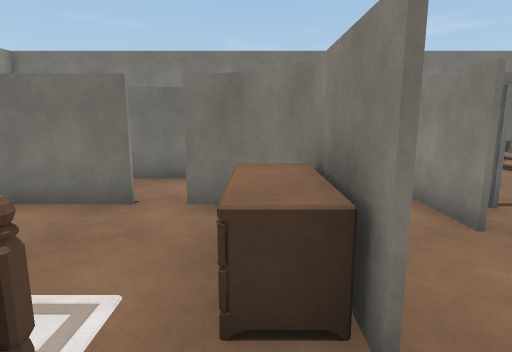
[1] (above)

18 first-person views from a walk through a scene from a Unity 3-D project. The camera is 1.5 m above the floor, tilts 10° down and sees 75° across. The floor is counted in squares, 1 m on a side. Each view is taken from the middle of a square. On the plan, view 1 faces up. The plan holds only what a view shows up to about 15 squares ahead; the rest is blank. Door leaves are left out, so doorways stand open. Surface patterns are stand-ins for the level's own textures.

[2]
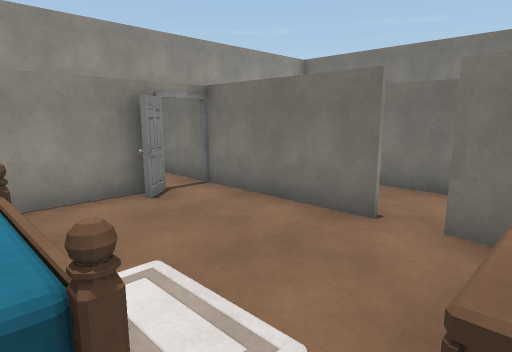

[3]
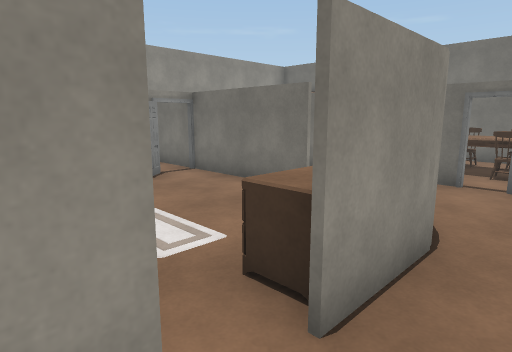

[4]
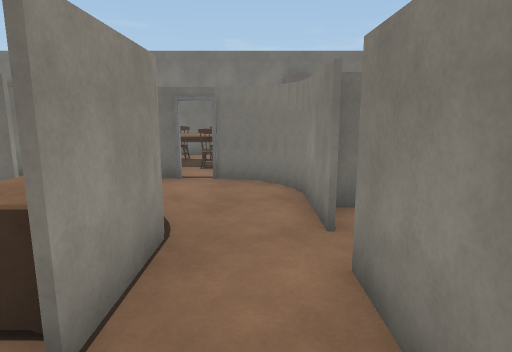

[5]
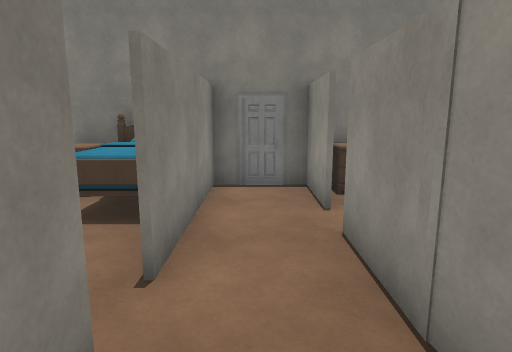

[6]
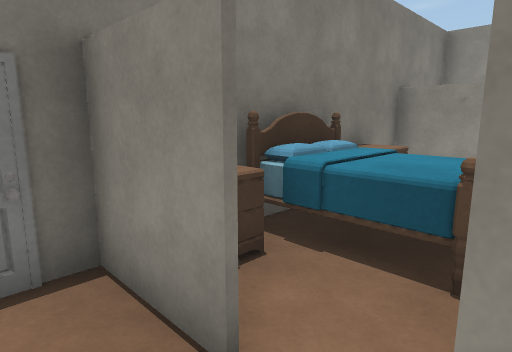

[7]
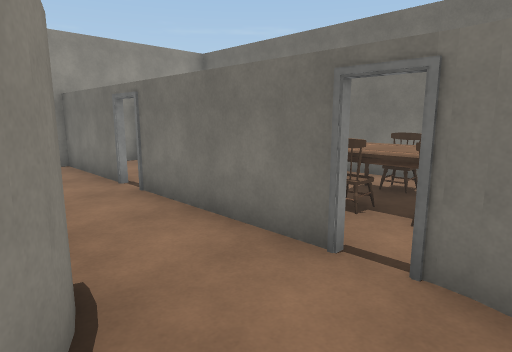

[8]
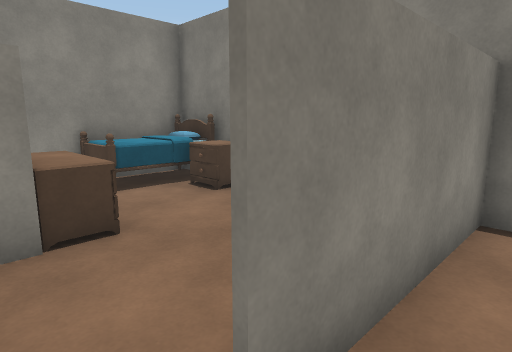

[9]
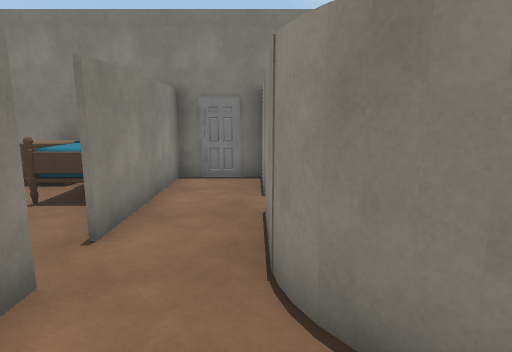

[10]
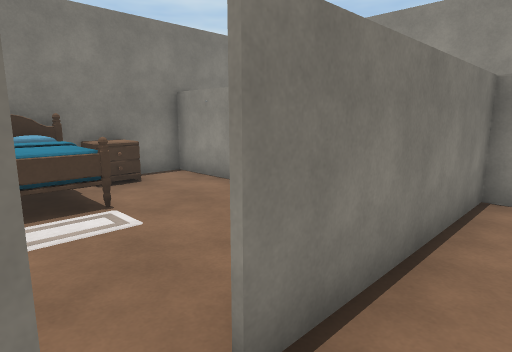

[11]
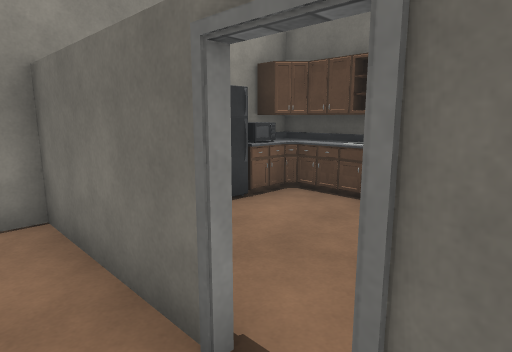

[12]
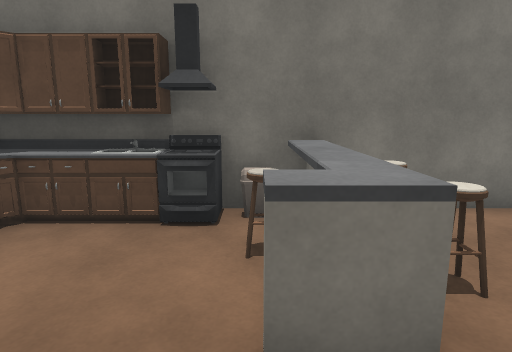

[13]
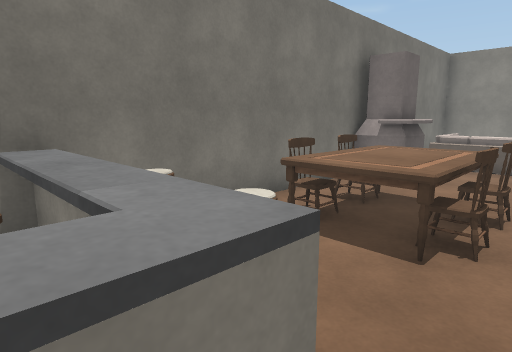

[14]
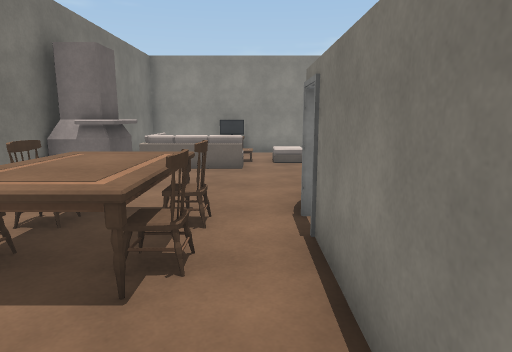

[15]
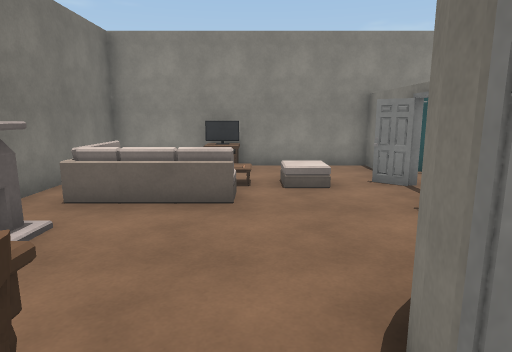

[16]
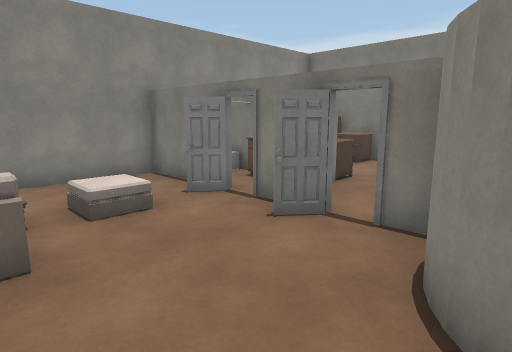

[17]
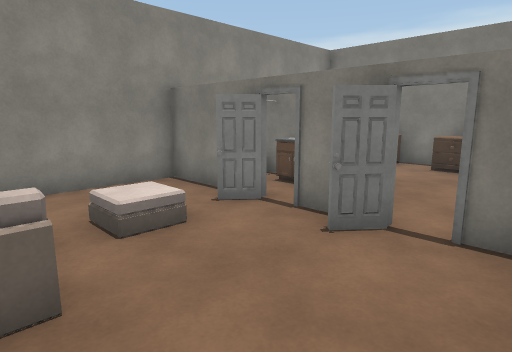

[18]
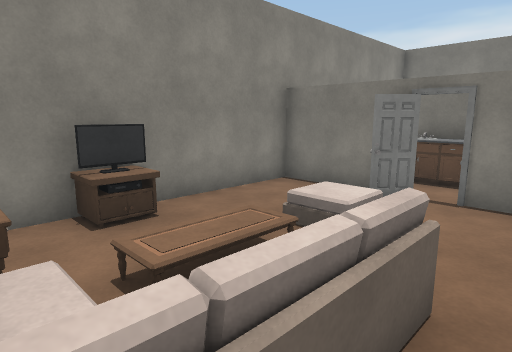

### Floor plan
Ten units are one square. View 1 is at (0, 0); x grows to the right and y downward. Boxes are objects, and circles mark ways between rooms. Rooms are numbered by the first view taken in them; rooms with no view inside come last. Other rooms are left out.
<svg viewBox="-100 -140 210 160">
<path fill="none" stroke="#000" d="M8 -18 8 -40 6 -45M-21 -57 -84 -57M-62 -41 -62 -18M-62 -45 -56 -39M-54 14 -22 14M1 -51 -3 -54M29 -41 29 -64M7 -45 9 -40 9 -18M-2 -55 2 -52M29 -68 26 -74M9 -6 9 15M-1 14 29 14 29 -31M-54 -81 -94 -81M-5 -56 0 -54M2 -81 -46 -81M16 -81 11 -82M-80 -58 -21 -58M26 -74 21 -79 14 -81M27 -71 25 -75M14 -82 19 -81M11 -83 16 -82M23 -78 27 -74 30 -69M25 -76 28 -72M25 -134 -94 -134M32 -56 41 -56M48 -54 48 -57 54 -63M-31 -82 1 -82M58 -56 65 -56M-39 -97 -50 -97M72 -56 78 -63M73 -54 73 -60M84 -56 104 -56 104 -134 58 -134M-64 -129 -83 -129 -89 -123M-81 -128 -86 -124M-64 -126 -84 -126M46 14 90 14M104 4 104 -25M41 -54 32 -54M82 -33 98 -33"/>
<rect x="-55" y="-5" width="20" height="20" fill="#bbb"><title>dresser</title></rect>
<rect x="-35" y="-15" width="30" height="30" fill="#bbb"><title>bed</title></rect>
<rect x="-35" y="-35" width="30" height="20" fill="#bbb"><title>other object</title></rect>
<rect x="-15" y="5" width="20" height="10" fill="#bbb"><title>dresser</title></rect>
<rect x="-5" y="-45" width="10" height="30" fill="#bbb"><title>dresser</title></rect>
<rect x="-95" y="-115" width="10" height="10" fill="#bbb"><title>fridge</title></rect>
<rect x="-95" y="-125" width="10" height="10" fill="#bbb"><title>microwave</title></rect>
<rect x="-65" y="-135" width="10" height="10" fill="#bbb"><title>oven</title></rect>
<rect x="-55" y="-125" width="10" height="10" fill="#bbb"><title>stool</title></rect>
<rect x="-55" y="-135" width="10" height="10" fill="#bbb"><title>other object</title></rect>
<rect x="-45" y="-135" width="10" height="30" fill="#bbb"><title>other object</title></rect>
<rect x="-35" y="-115" width="10" height="10" fill="#bbb"><title>stool</title></rect>
<rect x="-35" y="-125" width="10" height="10" fill="#bbb"><title>other object</title></rect>
<rect x="-15" y="-105" width="10" height="10" fill="#bbb"><title>chair</title></rect>
<rect x="-15" y="-125" width="30" height="30" fill="#bbb"><title>table</title></rect>
<rect x="-15" y="-125" width="10" height="10" fill="#bbb"><title>chair</title></rect>
<rect x="5" y="-105" width="10" height="10" fill="#bbb"><title>chair</title></rect>
<rect x="5" y="-125" width="10" height="10" fill="#bbb"><title>chair</title></rect>
<rect x="25" y="-135" width="20" height="20" fill="#bbb"><title>fireplace</title></rect>
<rect x="55" y="-105" width="10" height="10" fill="#bbb"><title>sofa</title></rect>
<rect x="55" y="-115" width="10" height="10" fill="#bbb"><title>sofa</title></rect>
<rect x="55" y="-125" width="10" height="10" fill="#bbb"><title>sofa</title></rect>
<rect x="75" y="-125" width="10" height="10" fill="#bbb"><title>sofa</title></rect>
<rect x="85" y="-125" width="10" height="10" fill="#bbb"><title>table</title></rect>
<rect x="95" y="-55" width="10" height="10" fill="#bbb"><title>other object</title></rect>
<rect x="95" y="-105" width="10" height="10" fill="#bbb"><title>TV</title></rect>
<rect x="35" y="-15" width="20" height="30" fill="#bbb"><title>bed</title></rect>
<rect x="45" y="-5" width="20" height="20" fill="#bbb"><title>dresser</title></rect>
<rect x="55" y="-35" width="30" height="20" fill="#bbb"><title>dresser</title></rect>
<rect x="65" y="-45" width="10" height="10" fill="#bbb"><title>cabinet</title></rect>
<rect x="75" y="-5" width="10" height="20" fill="#bbb"><title>dresser</title></rect>
<rect x="85" y="-15" width="20" height="30" fill="#bbb"><title>bed</title></rect>
<circle cx="10" cy="-5" r="3" fill="#2a7"/>
<circle cx="-20" cy="-55" r="3" fill="#2a7"/>
<circle cx="10" cy="-70" r="3" fill="#2a7"/>
<circle cx="30" cy="-35" r="3" fill="#2a7"/>
<circle cx="-50" cy="-80" r="3" fill="#2a7"/>
<circle cx="-77" cy="-73" r="3" fill="#2a7"/>
<circle cx="5" cy="-80" r="3" fill="#2a7"/>
<circle cx="40" cy="-50" r="3" fill="#2a7"/>
<text x="-30" y="-20">1</text>
<text x="20" y="-40">2</text>
<text x="-30" y="-70">3</text>
<text x="20" y="-100">4</text>
<text x="70" y="-10">5</text>
<text x="90" y="-40">6</text>
</svg>
Room 1 opens to room 2. Room 1 opens to room 3. Room 2 opens to room 3. Room 2 opens to room 5. Room 3 opens to room 4. Room 4 opens to room 5.

Where each view was taken, in squares from view 1:
view 1: 0 up, 0 right, facing up
view 2: 1 up, 0 right, facing up-left
view 3: 0 up, 2 right, facing up-left
view 4: 0 up, 2 right, facing up
view 5: 6 up, 2 right, facing down
view 6: 2 up, 2 right, facing down-left
view 7: 5 up, 2 right, facing up-left
view 8: 4 up, 2 right, facing down-right
view 9: 7 up, 1 right, facing down
view 10: 7 up, 1 left, facing down-left
view 11: 7 up, 4 left, facing up-left
view 12: 8 up, 5 left, facing up
view 13: 9 up, 5 left, facing up-right
view 14: 9 up, 4 left, facing right
view 15: 9 up, 0 right, facing right
view 16: 10 up, 2 right, facing down-right
view 17: 10 up, 3 right, facing down-right
view 18: 12 up, 5 right, facing down-right
